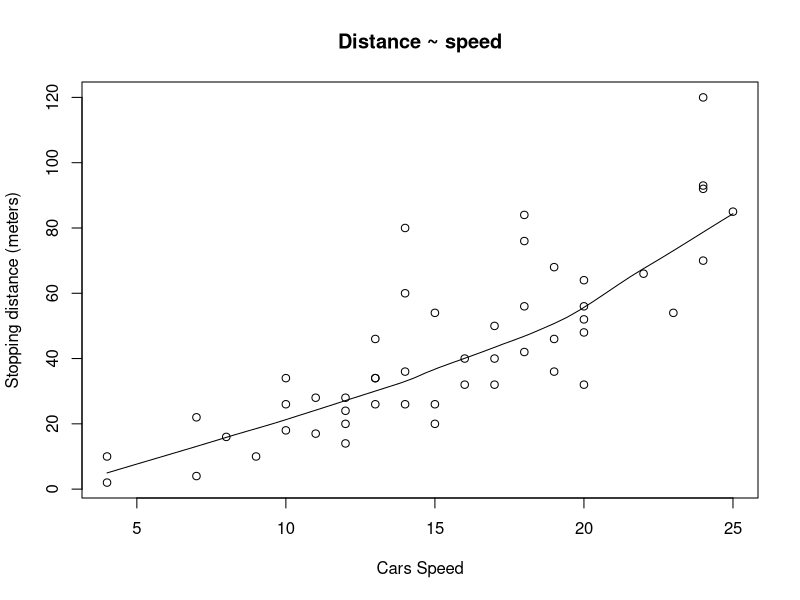
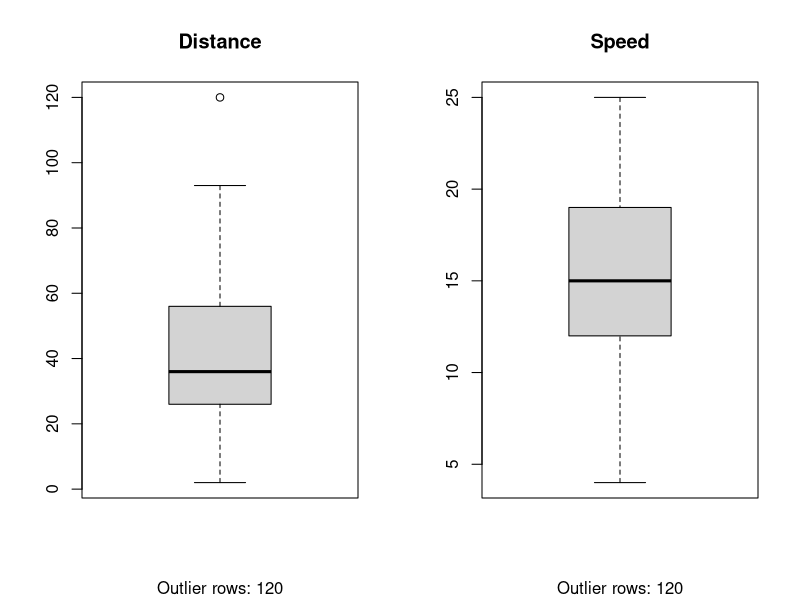
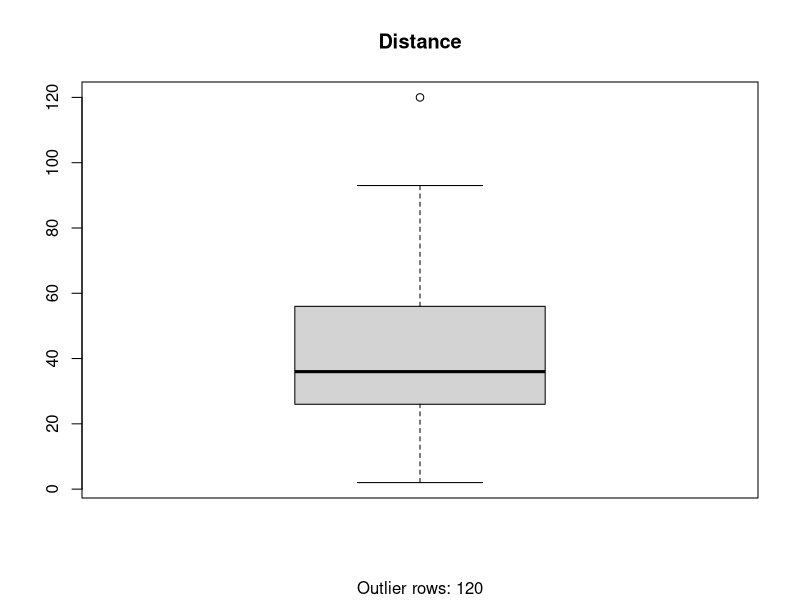
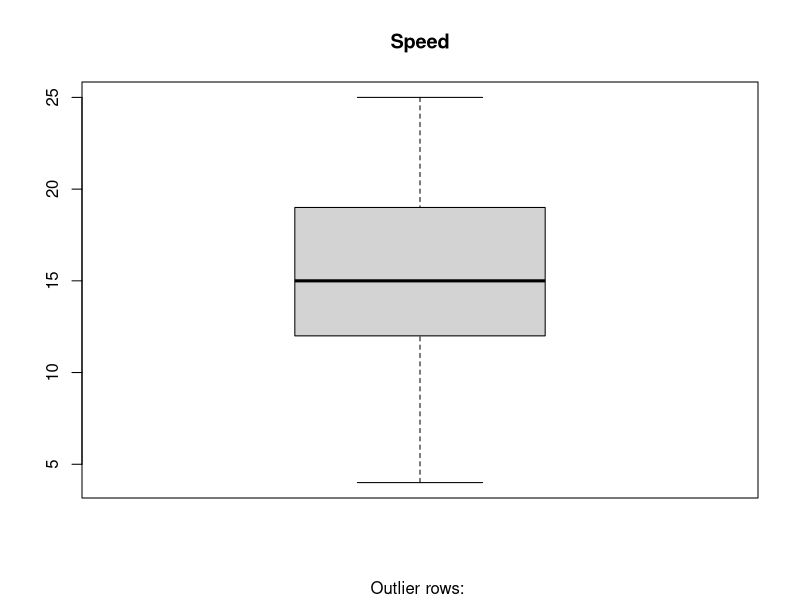
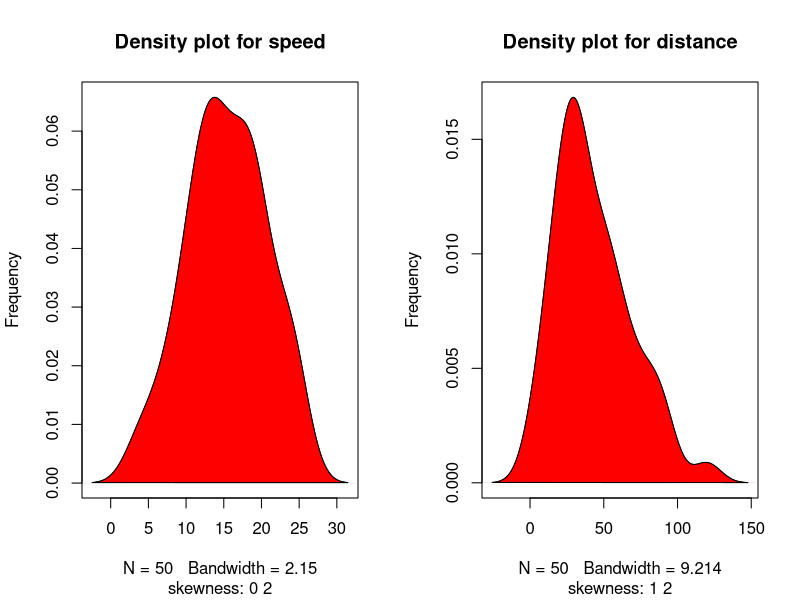

Here is the R script that generated these plots, in order:
str(mtcars)
str((cars))

#distance = dependent var
#speed = independent var
scatter.smooth(x = cars$speed,
               y= cars$dist, 
               main = "Distance ~ speed",
               xlab = "Cars Speed",
               ylab = "Stopping distance (meters)")
#seems to be a positive correlation between 
#stopping distance and speed
cor(cars$dist, cars$speed)

#check for outliers
#generally any data that is outside the 
# 1.5 x interquartile range = outlier 
opar <- par(no.readonly = TRUE)
par(mfrow  = c(1,2))
attach(cars)
boxplot(dist, 
        main ="Distance", 
        sub = paste("Outlier rows:", 
                    boxplot.stats(dist)$out))
boxplot(speed, 
        main ="Speed", 
        sub = paste("Outlier rows:", 
                    boxplot.stats(dist)$out))
par(opar)

# there is an outlier where distance = 120 
nrow(cars)

#remove the outlier row
cars <- subset(cars, cars$dist !=120)
nrow(cars)

boxplot(dist, 
        main ="Distance", 
        sub = paste("Outlier rows:", 
                    boxplot.stats(dist)$out))
boxplot(speed, 
        main ="Speed", 
        sub = paste("Outlier rows:", 
                    boxplot.stats(speed)$out))

#check for normality and skewness

install.packages("e1071")
library(e1071)
par(mfrow = c(1,2))
#density plot for speed
plot(density(speed),
     main = "Density plot for speed",
     ylab = "Frequency",
     sub = paste("skewness:", round(e1071::skewness(speed)),2))
#skewness < -1 or > 1 then highly skewed
# -1 tp -0.5 and 0.5 to 1 = moderately skewed
# -0.5 to 0.5 = approx symmetrical 

polygon(density(speed), col = "red")

#density plot for distance
plot(density(dist),
     main = "Density plot for distance",
     ylab = "Frequency",
     sub = paste("skewness:", round(e1071::skewness(dist)),2))
#skewness < -1 or > 1 then highly skewed
# -1 tp -0.5 and 0.5 to 1 = moderately skewed
# -0.5 to 0.5 = approx symmetrical 

polygon(density(dist), col = "red")
